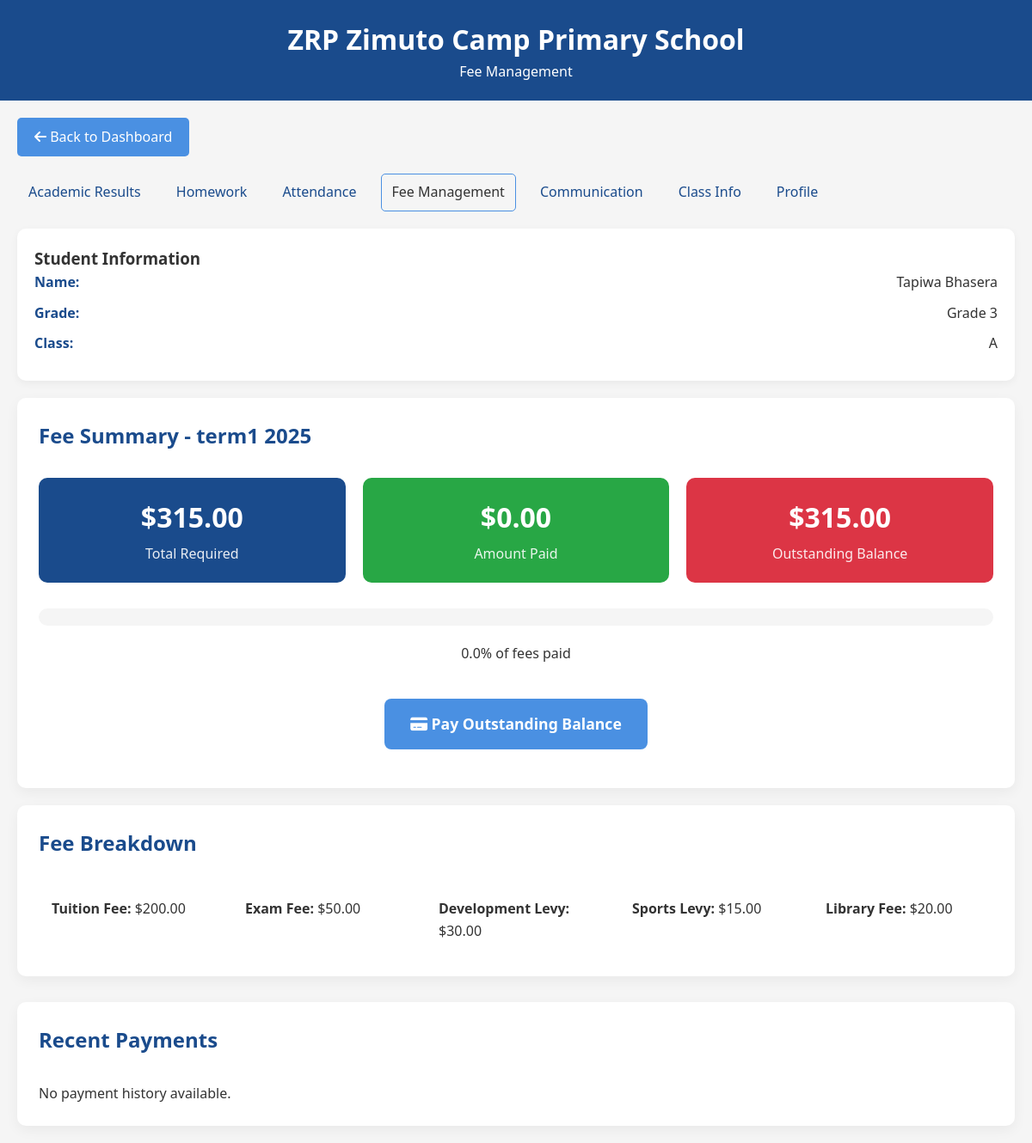
Screenshot of /fees/student/dashboard/ (signed in) with the database file from the repository.
### students/models.py (models this page shows, shortened)
class Student(models.Model):
    user = models.OneToOneField(settings.AUTH_USER_MODEL, on_delete=models.CASCADE)
    grade = models.ForeignKey(Grade, on_delete=models.CASCADE)
    class_room = models.ForeignKey(ClassRoom, on_delete=models.CASCADE, null=True, blank=True)

### accounts/models.py (models this page shows)
class User(AbstractUser):
    ROLE_CHOICES = [
        ('admin', 'Admin'),
        ('teacher', 'Teacher'),
        ('student', 'Student'),
    ]
    email = models.EmailField(unique=True)
    role = models.CharField(max_length=10, choices=ROLE_CHOICES, default='student')
    USERNAME_FIELD = 'email'
    REQUIRED_FIELDS = ['username']  # or remove username
    class Meta:
        swappable = 'AUTH_USER_MODEL'

### classes/models.py (models this page shows, shortened)
class Grade(models.Model):
    name = models.CharField(max_length=20, unique=True)  # e.g., ECD A, Grade 1, etc.

class ClassRoom(models.Model):
    name = models.CharField(max_length=10)  # e.g., A, B, C
    grade = models.ForeignKey(Grade, on_delete=models.CASCADE, related_name='classrooms')

### fees/models.py (models this page shows, shortened)
class Term(models.Model):
    TERM_CHOICES = [
        ('term1', 'Term 1'),
        ('term2', 'Term 2'),
        ('term3', 'Term 3'),
    ]
    name = models.CharField(max_length=10, choices=TERM_CHOICES, unique=True)
    academic_year = models.ForeignKey(AcademicYear, on_delete=models.CASCADE)
    start_date = models.DateField()
    end_date = models.DateField()
    is_current = models.BooleanField(default=False)

class AcademicYear(models.Model):
    name = models.CharField(max_length=20, unique=True)  # e.g., "2025"
    start_date = models.DateField()
    end_date = models.DateField()
    is_current = models.BooleanField(default=False)

class StudentLedger(models.Model):
    student = models.ForeignKey('students.Student', on_delete=models.CASCADE)
    academic_year = models.ForeignKey(AcademicYear, on_delete=models.CASCADE, null=True, blank=True)
    term = models.ForeignKey(Term, on_delete=models.CASCADE, null=True, blank=True)
    opening_balance = models.DecimalField(max_digits=10, decimal_places=2, default=0)  # Arrears from previous term
    term_fees = models.DecimalField(max_digits=10, decimal_places=2, default=0)
    total_required = models.DecimalField(max_digits=10, decimal_places=2, default=0)
    payments_made = models.DecimalField(max_digits=10, decimal_places=2, default=0)
    outstanding_balance = models.DecimalField(max_digits=10, decimal_places=2, default=0)
    last_payment_date = models.DateTimeField(null=True, blank=True)
    flagged_for_followup = models.BooleanField(default=False)
    notes = models.TextField(blank=True)
    class Meta:
        unique_together = ['student', 'academic_year', 'term']

class FeeStructure(models.Model):
    academic_year = models.ForeignKey(AcademicYear, on_delete=models.CASCADE, null=True, blank=True)
    term = models.ForeignKey(Term, on_delete=models.CASCADE, null=True, blank=True)
    grade = models.ForeignKey('classes.Grade', on_delete=models.CASCADE)
    currency = models.CharField(max_length=3, default='USD', choices=[('USD', 'USD'), ('ZWL', 'ZWL'), ('ZAR', 'ZAR')])
    tuition_fee = models.DecimalField(max_digits=10, decimal_places=2, default=0)
    exam_fee = models.DecimalField(max_digits=10, decimal_places=2, default=0)
    development_levy = models.DecimalField(max_digits=10, decimal_places=2, default=0)
    building_fund = models.DecimalField(max_digits=10, decimal_places=2, default=0)
    sports_levy = models.DecimalField(max_digits=10, decimal_places=2, default=0)
    library_fee = models.DecimalField(max_digits=10, decimal_places=2, default=0)
    laboratory_fee = models.DecimalField(max_digits=10, decimal_places=2, default=0)
    computer_lab_fee = models.DecimalField(max_digits=10, decimal_places=2, default=0)
    transport_fee = models.DecimalField(max_digits=10, decimal_places=2, default=0)
    boarding_fee = models.DecimalField(max_digits=10, decimal_places=2, default=0)
    extra_classes_fee = models.DecimalField(max_digits=10, decimal_places=2, default=0)
    activity_fee = models.DecimalField(max_digits=10, decimal_places=2, default=0)
    total_fee = models.DecimalField(max_digits=10, decimal_places=2, default=0)
    payment_deadline = models.DateField(null=True, blank=True)
    early_payment_discount = models.DecimalField(max_digits=5, decimal_places=2, default=0)  # percentage
    late_payment_penalty = models.DecimalField(max_digits=5, decimal_places=2, default=0)  # percentage
    is_day_scholar = models.BooleanField(default=True)
    is_boarder = models.BooleanField(default=False)
    class Meta:
        unique_together = ['academic_year', 'term', 'grade', 'is_day_scholar']

### fees/views.py (the view)
# urls.py: path('student/dashboard/', views.student_fee_dashboard, name='student_fee_dashboard'),
@login_required
def student_fee_dashboard(request):
    try:
        student = Student.objects.get(user=request.user)
    except Student.DoesNotExist:
        messages.error(request, 'Student profile not found.')
        return redirect('dashboard')
    current_year = AcademicYear.objects.filter(is_current=True).first()
    current_term = Term.objects.filter(is_current=True).first()
    ledger = StudentLedger.objects.filter(
        student=student,
        academic_year=current_year,
        term=current_term
    ).first()
    fee_structure = FeeStructure.objects.filter(
        academic_year=current_year,
        term=current_term,
        grade=student.grade,
        is_boarder=False  # Assuming day scholar for now
    ).first()
    recent_payments = Payment.objects.filter(
        student=student
    ).select_related('payment_method').order_by('-payment_date')[:5]
    payment_plan = PaymentPlan.objects.filter(
        student=student,
        status='active'
    ).first()
    context = {
        'student': student,
        'ledger': ledger,
        'fee_structure': fee_structure,
        'recent_payments': recent_payments,
        'payment_plan': payment_plan,
        'current_year': current_year,
        'current_term': current_term,
    }
    return render(request, 'student/fees.html', context)

### fees/templatetags/math_filters.py (called while the page is built)
@register.filter
def div(value, arg):
    try:
        return float(value) / float(arg)
    except (ValueError, ZeroDivisionError):
        return 0

@register.filter
def mul(value, arg):
    try:
        return float(value) * float(arg)
    except ValueError:
        return 0

### templates/student/fees.html (shortened to what this page needs)
<!DOCTYPE html>
{% load math_filters %}
<!DOCTYPE html>
<html lang="en">
<head>
    <link rel="stylesheet" href="https://cdnjs.cloudflare.com/ajax/libs/font-awesome/6.4.0/css/all.min.css">
</head>
<body>
    <div class="header">
        <h1>ZRP Zimuto Camp Primary School</h1>
        <p>Fee Management</p>
    </div>
    <div class="container">
        <a href="{% url 'student_dashboard' %}" class="back-link"><i class="fas fa-arrow-left"></i> Back to Dashboard</a>
        <nav class="top-nav">
            <a href="{% url 'student_academics' %}" class="nav-link">Academic Results</a>
            <a href="{% url 'student_homework' %}" class="nav-link">Homework</a>
            <a href="{% url 'student_attendance' %}" class="nav-link">Attendance</a>
            <a href="{% url 'fees:student_fee_dashboard' %}" class="nav-link active">Fee Management</a>
            <a href="{% url 'student_communication' %}" class="nav-link">Communication</a>
            <a href="{% url 'student_class_info' %}" class="nav-link">Class Info</a>
            <a href="{% url 'student_profile' %}" class="nav-link">Profile</a>
        </nav>
        <div class="student-info">
            <h3>Student Information</h3>
            {% if student %}
                <div class="info-item">
                    <strong>Name:</strong>
                    <span>{{ student.user.first_name }} {{ student.user.last_name }}</span>
                </div>
                <div class="info-item">
                    <strong>Grade:</strong>
                    <span>{{ student.grade.name }}</span>
                </div>
                {% if student.class_room %}
                <div class="info-item">
                    <strong>Class:</strong>
                    <span>{{ student.class_room.name }}</span>
                </div>
                {% endif %}
            {% else %}
                <p>No student profile found.</p>
            {% endif %}
        </div>
        <div class="card">
            <h2 class="section-title">Fee Summary - {{ current_term.name }} {{ current_year.name }}</h2>
            {% if ledger %}
            <div class="fee-summary">
                <div class="fee-card total">
                    <div class="fee-amount">${{ ledger.total_required|floatformat:2 }}</div>
                    <div class="fee-label">Total Required</div>
                </div>
                <div class="fee-card paid">
                    <div class="fee-amount">${{ ledger.payments_made|floatformat:2 }}</div>
                    <div class="fee-label">Amount Paid</div>
                </div>
                <div class="fee-card balance">
                    <div class="fee-amount">${{ ledger.outstanding_balance|floatformat:2 }}</div>
                    <div class="fee-label">Outstanding Balance</div>
                </div>
            </div>
            {% if ledger.total_required > 0 %}
            <div class="progress-bar">
            </div>
            <p style="text-align: center; margin-bottom: 20px;">
                {{ ledger.payments_made|div:ledger.total_required|mul:100|floatformat:1 }}% of fees paid
            </p>
            {% endif %}
            {% if ledger.outstanding_balance > 0 %}
            <div style="text-align: center;">
                <a href="#" class="pay-btn"><i class="fas fa-credit-card"></i> Pay Outstanding Balance</a>
            </div>
            {% endif %}
            {% else %}
            <p>No fee information available for the current term.</p>
            {% endif %}
        </div>
        {% if fee_structure %}
        <div class="card">
            <h2 class="section-title">Fee Breakdown</h2>
            <div style="display: grid; grid-template-columns: repeat(auto-fit, minmax(200px, 1fr)); gap: 15px;">
                {% if fee_structure.tuition_fee > 0 %}
                <div style="padding: 15px; background: var(--light-blue); border-radius: 8px;">
                    <strong>Tuition Fee:</strong> ${{ fee_structure.tuition_fee|floatformat:2 }}
                </div>
                {% endif %}
                {% if fee_structure.exam_fee > 0 %}
                <div style="padding: 15px; background: var(--light-blue); border-radius: 8px;">
                    <strong>Exam Fee:</strong> ${{ fee_structure.exam_fee|floatformat:2 }}
                </div>
                {% endif %}
                {% if fee_structure.development_levy > 0 %}
                <div style="padding: 15px; background: var(--light-blue); border-radius: 8px;">
                    <strong>Development Levy:</strong> ${{ fee_structure.development_levy|floatformat:2 }}
                </div>
                {% endif %}
                {% if fee_structure.sports_levy > 0 %}
                <div style="padding: 15px; background: var(--light-blue); border-radius: 8px;">
                    <strong>Sports Levy:</strong> ${{ fee_structure.sports_levy|floatformat:2 }}
                </div>
                {% endif %}
                {% if fee_structure.library_fee > 0 %}
                <div style="padding: 15px; background: var(--light-blue); border-radius: 8px;">
                    <strong>Library Fee:</strong> ${{ fee_structure.library_fee|floatformat:2 }}
                </div>
                {% endif %}
            </div>
        </div>
        {% endif %}
        <div class="card payment-history">
            <h2 class="section-title">Recent Payments</h2>
            {% if recent_payments %}
            <table class="history-table">
                <thead>
                    <tr>
                        <th>Date</th>
                        <th>Amount</th>
                        <th>Method</th>
                        <th>Status</th>
                        <th>Receipt</th>
                    </tr>
                </thead>
                <tbody>
                    {% for payment in recent_payments %}
                    <tr>
                        <td>{{ payment.payment_date|date:"M d, Y" }}</td>
                        <td>${{ payment.amount|floatformat:2 }}</td>
                        <td>{{ payment.payment_method.get_name_display }}</td>
                        <td>
                            <span class="status {% if payment.status == 'verified' %}success{% elif payment.status == 'pending' %}pending{% else %}pending{% endif %}">
                                {{ payment.get_status_display }}
                            </span>
                        </td>
                        <td>
                            {% if payment.receipt %}
                            <a href="{% url 'download_receipt' payment.receipt.id %}" style="color: var(--accent-blue);" target="_blank">Download</a>
                            {% else %}
                            --
                            {% endif %}
                        </td>
                    </tr>
                    {% endfor %}
                </tbody>
            </table>
            <div style="text-align: center; margin-top: 20px;">
                <a href="{% url 'student_payment_history' %}" class="pay-btn" style="background: var(--secondary-blue);"><i class="fas fa-history"></i> View Full History</a>
            </div>
            {% else %}
            <p>No payment history available.</p>
            {% endif %}
        </div>
    </div>
</body>
</html>

### templates/student/fees.html (style rules this page uses)
* { margin: 0; padding: 0; box-sizing: border-box; font-family: 'Segoe UI', Tahoma, Geneva, Verdana, sans-serif; }
:root { --primary-blue: #1a4b8c; --accent-blue: #4a90e2; --white: #ffffff; --light-gray: #f5f5f5; --text-dark: #333333; --success: #28a745; --warning: #ffc107; --danger: #dc3545; }
body { background-color: var(--light-gray); color: var(--text-dark); line-height: 1.6; }
.header { background-color: var(--primary-blue); color: var(--white); padding: 20px; text-align: center; }
.container { max-width: 1200px; margin: 20px auto; padding: 0 20px; }
.back-link { display: inline-block; margin-bottom: 20px; padding: 10px 20px; background: var(--accent-blue); color: white; text-decoration: none; border-radius: 5px; }
.top-nav { display: flex; gap: 15px; margin-bottom: 20px; flex-wrap: wrap; }
.nav-link { color: var(--primary-blue); text-decoration: none; font-weight: 500; padding: 8px 12px; border-radius: 5px; transition: all 0.3s ease; border: 1px solid transparent; }
.nav-link.active { background-color: var(--light-blue); color: var(--secondary-blue); border-color: var(--accent-blue); }
.card { background: var(--white); padding: 25px; border-radius: 10px; box-shadow: 0 5px 15px rgba(0,0,0,0.05); margin-bottom: 20px; }
.section-title { color: var(--primary-blue); margin-bottom: 20px; font-size: 1.5rem; padding-bottom: 10px; border-bottom: 2px solid var(--light-blue); }
.fee-summary { display: grid; grid-template-columns: repeat(auto-fit, minmax(200px, 1fr)); gap: 20px; margin-bottom: 30px; }
.fee-card { text-align: center; padding: 20px; border-radius: 10px; color: white; }
.fee-card.total { background: var(--primary-blue); }
.fee-card.paid { background: var(--success); }
.fee-card.balance { background: var(--danger); }
.fee-amount { font-size: 2rem; font-weight: bold; margin-bottom: 5px; }
.fee-label { font-size: 1rem; opacity: 0.9; }
.progress-bar { height: 20px; background: var(--light-gray); border-radius: 10px; overflow: hidden; margin: 20px 0; }
.pay-btn { display: inline-block; padding: 15px 30px; background: var(--accent-blue); color: white; text-decoration: none; border-radius: 8px; font-size: 1.1rem; font-weight: 600; margin: 20px 0; }
.payment-history { margin-top: 30px; }
.student-info { background: var(--white); padding: 20px; border-radius: 10px; margin-bottom: 20px; box-shadow: 0 3px 10px rgba(0,0,0,0.05); }
.info-item { margin-bottom: 10px; display: flex; justify-content: space-between; }
.info-item strong { color: var(--primary-blue); }

### rows the page displays
Student: user.first_name "Tapiwa", user.last_name "Bhasera", grade.name "Grade 3", class_room.name "A"
Term: name "term1"
AcademicYear: name "2025"
StudentLedger: total_required "315.00", payments_made "0.00", outstanding_balance "315.00", payments_made|div "0.0"
FeeStructure: tuition_fee "200.00", exam_fee "50.00", development_levy "30.00", sports_levy "15.00", library_fee "20.00"
